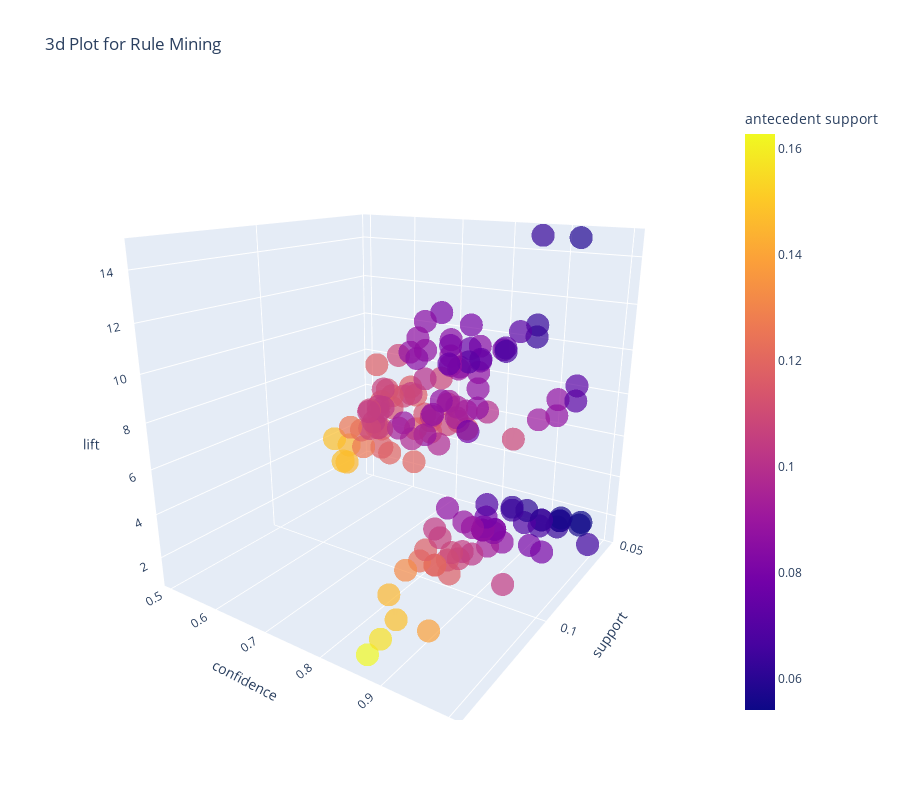

The notebook cell this image was saved under:
### Code cell
plot_model(model1, plot='3d')

### Figure 1 — Plotly figure (JSON) as saved in the notebook; plotly's stock layout.template omitted (floating-point values rounded to 4 significant figures; data arrays with more than 128 entries replaced by an {"elided": "..."} marker saying what was removed)
{"data": [{"customdata": {"elided": "141x2 str values"}, "hovertemplate": "support=%{x}<br>confidence=%{y}<br>lift=%{z}<br>antecedents=%{customdata[0]}<br>consequents=%{customdata[1]}<br>antecedent support=%{marker.color}<extra></extra>", "legendgroup": "", "marker": {"color": {"elided": "141 float values"}, "coloraxis": "coloraxis", "opacity": 0.7, "symbol": "circle"}, "mode": "markers", "name": "", "scene": "scene", "showlegend": false, "type": "scatter3d", "x": {"elided": "141 float values"}, "y": {"elided": "141 float values"}, "z": {"elided": "141 float values"}}], "layout": {"coloraxis": {"colorbar": {"title": {"text": "antecedent support"}}, "colorscale": [[0, "#0d0887"], [0.1111, "#46039f"], [0.2222, "#7201a8"], [0.3333, "#9c179e"], [0.4444, "#bd3786"], [0.5556, "#d8576b"], [0.6667, "#ed7953"], [0.7778, "#fb9f3a"], [0.8889, "#fdca26"], [1, "#f0f921"]]}, "height": 800, "legend": {"tracegroupgap": 0}, "scene": {"aspectmode": "auto", "aspectratio": {"x": 1, "y": 1, "z": 1}, "camera": {"center": {"x": 0, "y": 0, "z": 0}, "eye": {"x": 1.696, "y": 1.153, "z": 0.694}, "projection": {"type": "perspective"}, "up": {"x": 0, "y": 0, "z": 1}}, "domain": {"x": [0, 1], "y": [0, 1]}, "xaxis": {"title": {"text": "support"}, "type": "linear"}, "yaxis": {"title": {"text": "confidence"}, "type": "linear"}, "zaxis": {"title": {"text": "lift"}, "type": "linear"}}, "title": {"text": "3d Plot for Rule Mining"}, "width": 900}}
